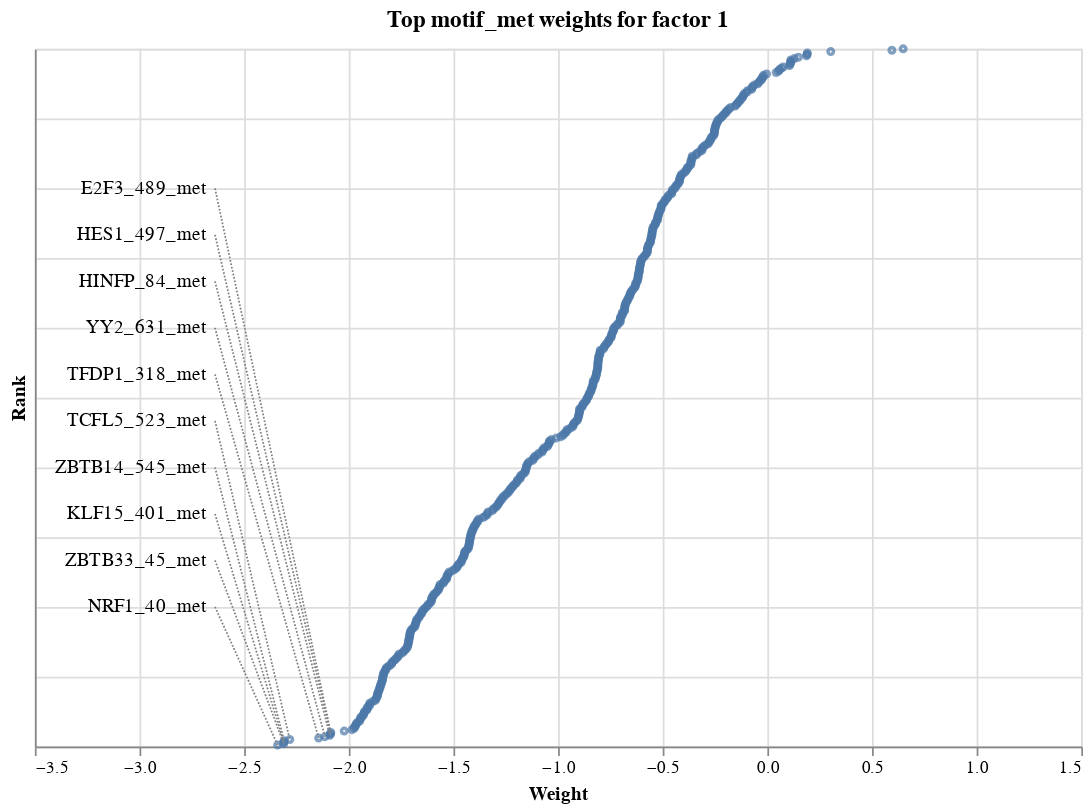

The code cell stored with this chart in its notebook:
### Code cell
plot_weights(model, "motif_met")

### Figure 1 — Vega specification as saved in the notebook (floating-point values rounded to 4 significant figures; data arrays with more than 128 entries replaced by an {"elided": "..."} marker saying what was removed)
{"$schema": "https://vega.github.io/schema/vega/v5.json", "data": [{"name": "source_0", "values": {"elided": "500 records"}}, {"name": "source_1", "values": []}, {"name": "source_2", "values": [{"feature": "NRF1_40_met", "label_x": -2.639, "label_y": 100.0}, {"feature": "ZBTB33_45_met", "label_x": -2.639, "label_y": 133.3}, {"feature": "KLF15_401_met", "label_x": -2.639, "label_y": 166.7}, {"feature": "ZBTB14_545_met", "label_x": -2.639, "label_y": 200.0}, {"feature": "TCFL5_523_met", "label_x": -2.639, "label_y": 233.3}, {"feature": "TFDP1_318_met", "label_x": -2.639, "label_y": 266.7}, {"feature": "YY2_631_met", "label_x": -2.639, "label_y": 300.0}, {"feature": "HINFP_84_met", "label_x": -2.639, "label_y": 333.3}, {"feature": "HES1_497_met", "label_x": -2.639, "label_y": 366.7}, {"feature": "E2F3_489_met", "label_x": -2.639, "label_y": 400.0}]}, {"name": "source_3", "values": []}, {"name": "source_4", "values": [{"label_x": -2.639, "label_y": 100.0, "rank": 1, "weight": -2.34}, {"label_x": -2.639, "label_y": 133.3, "rank": 2, "weight": -2.311}, {"label_x": -2.639, "label_y": 166.7, "rank": 3, "weight": -2.311}, {"label_x": -2.639, "label_y": 200.0, "rank": 4, "weight": -2.309}, {"label_x": -2.639, "label_y": 233.3, "rank": 5, "weight": -2.282}, {"label_x": -2.639, "label_y": 266.7, "rank": 6, "weight": -2.144}, {"label_x": -2.639, "label_y": 300.0, "rank": 7, "weight": -2.114}, {"label_x": -2.639, "label_y": 333.3, "rank": 8, "weight": -2.091}, {"label_x": -2.639, "label_y": 366.7, "rank": 9, "weight": -2.087}, {"label_x": -2.639, "label_y": 400.0, "rank": 10, "weight": -2.086}]}], "marks": [{"type": "symbol", "name": "layer_0_marks", "from": {"data": "source_0"}, "encode": {"update": {"opacity": {"value": 0.7}, "x": {"field": "weight", "scale": "x"}, "size": {"value": 10}, "y": {"field": "rank", "scale": "y"}, "stroke": {"value": "#4c78a8"}, "fill": {"value": "transparent"}}}, "style": ["point"]}, {"type": "text", "name": "layer_1_marks", "from": {"data": "source_1"}, "encode": {"update": {"dx": {"value": 5}, "fill": {"value": "black"}, "x": {"field": "label_x", "scale": "x"}, "y": {"field": "label_y", "scale": "y"}, "baseline": {"value": "middle"}, "align": {"value": "left"}, "text": {"signal": "isValid(datum[\"feature\"]) ? datum[\"feature\"] : \"\"+datum[\"feature\"]"}}}, "style": ["text"]}, {"type": "text", "name": "layer_2_marks", "from": {"data": "source_2"}, "encode": {"update": {"baseline": {"value": "middle"}, "dx": {"value": -5}, "x": {"field": "label_x", "scale": "x"}, "text": {"signal": "isValid(datum[\"feature\"]) ? datum[\"feature\"] : \"\"+datum[\"feature\"]"}, "align": {"value": "right"}, "y": {"field": "label_y", "scale": "y"}, "fill": {"value": "black"}}}, "style": ["text"]}, {"type": "rule", "name": "layer_3_marks", "from": {"data": "source_3"}, "encode": {"update": {"x": {"field": "label_x", "scale": "x"}, "x2": {"field": "weight", "scale": "x"}, "strokeDash": {"value": [1, 1]}, "y": {"field": "label_y", "scale": "y"}, "y2": {"field": "rank", "scale": "y"}, "stroke": {"value": "gray"}}}, "style": ["rule"]}, {"type": "rule", "name": "layer_4_marks", "from": {"data": "source_4"}, "encode": {"update": {"y": {"field": "label_y", "scale": "y"}, "y2": {"field": "rank", "scale": "y"}, "x": {"field": "label_x", "scale": "x"}, "x2": {"field": "weight", "scale": "x"}, "stroke": {"value": "gray"}, "strokeDash": {"value": [1, 1]}}}, "style": ["rule"]}], "scales": [{"name": "x", "type": "linear", "domain": [-3.088, 1.397], "range": [0, {"signal": "width"}], "nice": true, "zero": true}, {"name": "y", "type": "linear", "domain": {"fields": [{"data": "source_0", "field": "rank"}, {"data": "source_1", "field": "label_y"}, {"data": "source_2", "field": "label_y"}, {"data": "source_3", "field": "label_y"}, {"data": "source_3", "field": "rank"}, {"data": "source_4", "field": "label_y"}, {"data": "source_4", "field": "rank"}]}, "range": [{"signal": "height"}, 0], "nice": true, "zero": true}], "axes": [{"scale": "x", "orient": "bottom", "ticks": false, "tickCount": {"signal": "ceil(width/40)"}, "grid": true, "domain": false, "gridScale": "y", "labels": false, "aria": false, "maxExtent": 0, "minExtent": 0, "zindex": 0}, {"scale": "y", "domain": false, "tickCount": {"signal": "ceil(height/40)"}, "minExtent": 0, "maxExtent": 0, "ticks": false, "grid": true, "gridScale": "x", "zindex": 0, "orient": "left", "labels": false, "aria": false}, {"scale": "x", "tickCount": {"signal": "ceil(width/40)"}, "orient": "bottom", "labelOverlap": true, "title": "Weight", "zindex": 0, "grid": false, "labelFlush": true}, {"scale": "y", "title": "Rank", "tickCount": {"signal": "ceil(height/40)"}, "orient": "left", "grid": false, "labelOverlap": true, "zindex": 0, "labels": false, "ticks": false}], "title": {"text": "Top motif_met weights for factor 1", "frame": "group"}, "width": 600, "background": "white", "height": 400, "padding": 5, "style": "cell"}
